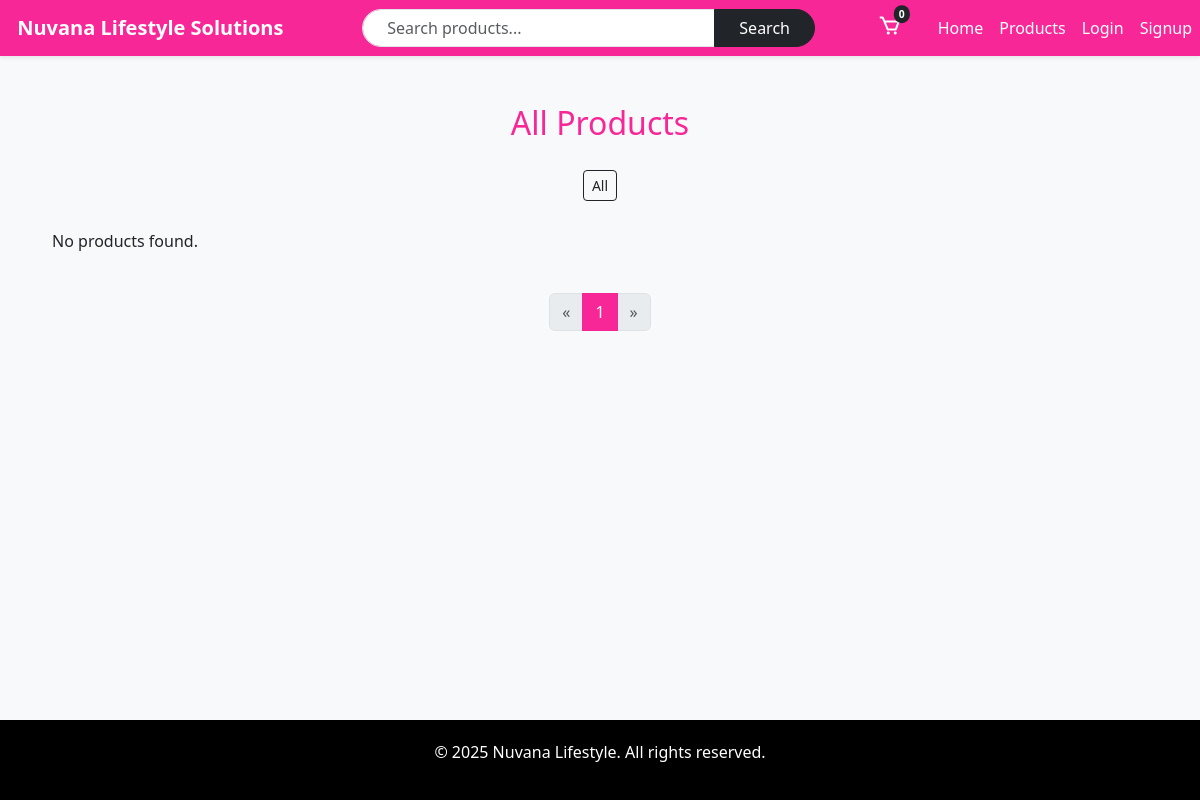
Page /products/?category=female on the earlier database version.
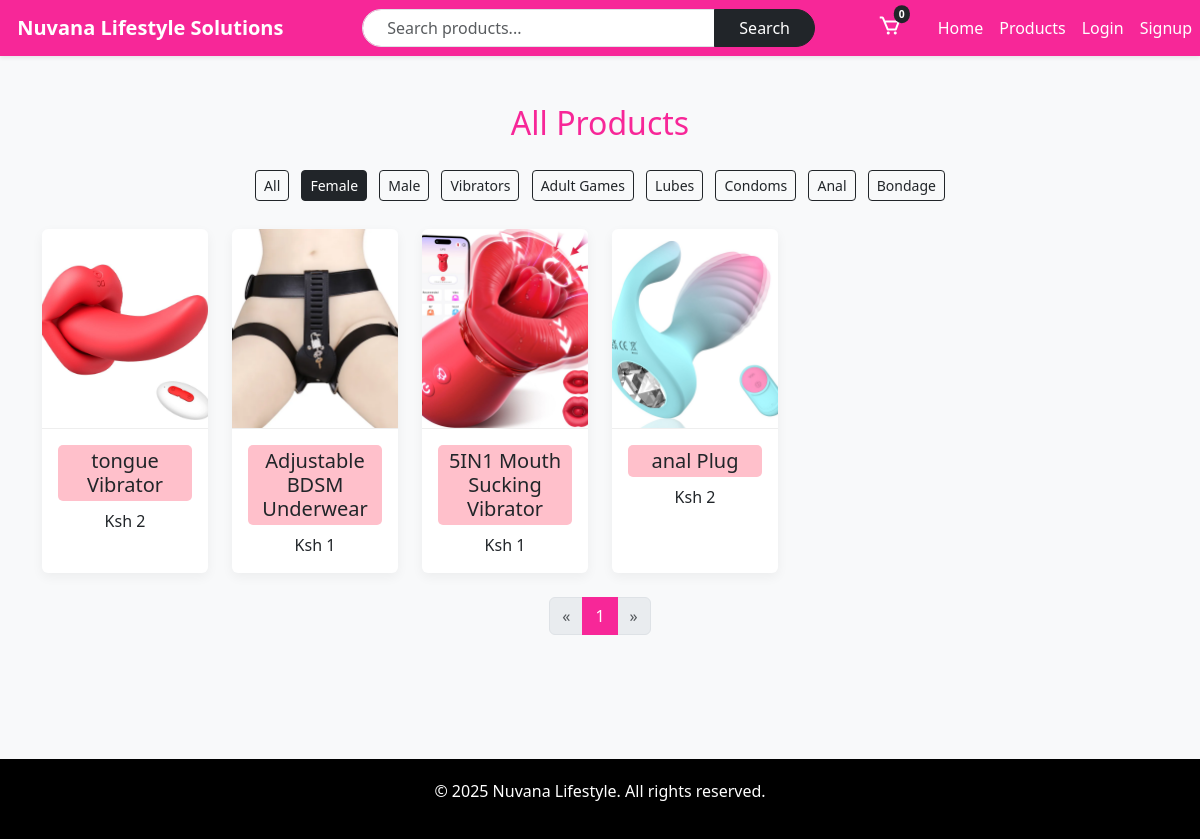
Same page on the later database version.
### core/models.py (models this page shows, shortened)
class Category(models.Model):
    slug = models.SlugField(unique=True)  # e.g., 'vibrators'
    name = models.CharField(max_length=50)  # e.g., 'Vibrators'

class Product(models.Model):
    name = models.CharField(max_length=100)
    price = models.IntegerField()
    main_image = models.ImageField(upload_to='products/')
    image_1 = models.ImageField(upload_to='products/', blank=True, null=True)
    image_2 = models.ImageField(upload_to='products/', blank=True, null=True)
    image_3 = models.ImageField(upload_to='products/', blank=True, null=True)
    image_4 = models.ImageField(upload_to='products/', blank=True, null=True)
    spec_1 = models.CharField(max_length=255, blank=True, null=True)
    spec_2 = models.CharField(max_length=255, blank=True, null=True)
    spec_3 = models.CharField(max_length=255, blank=True, null=True)
    spec_4 = models.CharField(max_length=255, blank=True, null=True)
    categories = models.ManyToManyField(Category, related_name='products')
    is_featured = models.BooleanField(default=False)
    is_new = models.BooleanField(default=False)
    created_at = models.DateTimeField(default=timezone.now)

### core/views.py (the view)
# urls.py: path('products/', views.products_list, name='products'),
def products_list(request):
    categories = Category.objects.all()
    selected_category_slug = request.GET.get('category')
    if selected_category_slug == "all" or selected_category_slug is None:
        products = Product.objects.all()
    else:
        products = Product.objects.filter(categories__slug=selected_category_slug)
    paginator = Paginator(products, 20)
    page_number = request.GET.get('page')
    page_obj = paginator.get_page(page_number)
    context = {
        'categories': categories,
        'products': page_obj,
        'selected_category': selected_category_slug,
    }
    return render(request, 'core/products.html', context)

### cart/context_processors.py (called while the page is built)
def cart_item_count(request):
    count = 0
    if not request.session.session_key:
        request.session.create()
    session_key = request.session.session_key
    try:
        if request.user.is_authenticated:
            cart = Cart.objects.get(user=request.user)
        else:
            cart = Cart.objects.get(session_key=session_key, user=None)
        count = sum(item.quantity for item in cart.items.all())
    except Cart.DoesNotExist:
        pass
    return {'cart_count': count}

### core/templates/core/products.html
{% extends 'base.html' %} {% load static %} {% block content %}
<link rel="stylesheet" href="{% static 'core/core.css' %}" />
<section class="py-5">
  <div class="container">
    <h2 class="text-center mb-4" style="color: var(--purple)">All Products</h2>
    <div class="mb-4 text-center">
      <a
        href="{% url 'products' %}?category=all"
        class="btn btn-outline-dark m-1 {% if selected_category == 'all' or not selected_category %}active{% endif %} btn-sm btn-responsive"
      >
        All
      </a>
      {% for category in categories %}
      <a
        href="{% url 'products' %}?category={{ category.slug }}"
        class="btn btn-outline-dark m-1 {% if selected_category == category.slug %}active{% endif %} btn-sm btn-responsive"
      >
        {{ category.name }}
      </a>
      {% endfor %}
    </div>
    <div class="row row-cols-2 row-cols-sm-2 row-cols-md-3 row-cols-lg-6 g-4">
      {% for product in products %}
      <div class="col">
        <a
          href="{% url 'product_detail' product.pk %}"
          class="text-decoration-none text-dark"
        >
          <div class="card product-card text-center h-100">
            <img
              src="{{ product.main_image.url }}"
              class="card-img-top product-img img-fluid"
              alt="{{ product.name }}"
            />
            <div class="card-body">
              <h5
                class="card-title"
                style="
                  background-color: #ffc0cb;
                  padding: 4px;
                  border-radius: 5px;
                "
              >
                {{ product.name }}
              </h5>
              <p class="card-text">Ksh {{ product.price|floatformat:0 }}</p>
            </div>
          </div>
        </a>
      </div>
      {% empty %}
      <p class="text-center">No products found.</p>
      {% endfor %}
    </div>
    <div class="mt-4 d-flex justify-content-center">
      <nav aria-label="Page navigation">
        <ul class="pagination">
          {% if products.has_previous %}
          <li class="page-item">
            <a
              class="page-link"
              href="?{% if selected_category %}category={{ selected_category }}&{% endif %}page={{ products.previous_page_number }}"
              aria-label="Previous"
            >
              &laquo;
            </a>
          </li>
          {% else %}
          <li class="page-item disabled">
            <span class="page-link">&laquo;</span>
          </li>
          {% endif %} {% for num in products.paginator.page_range %}
          <li
            class="page-item {% if products.number == num %}active{% endif %}"
          >
            <a
              class="page-link"
              href="?{% if selected_category %}category={{ selected_category }}&{% endif %}page={{ num }}"
            >
              {{ num }}
            </a>
          </li>
          {% endfor %} {% if products.has_next %}
          <li class="page-item">
            <a
              class="page-link"
              href="?{% if selected_category %}category={{ selected_category }}&{% endif %}page={{ products.next_page_number }}"
              aria-label="Next"
            >
              &raquo;
            </a>
          </li>
          {% else %}
          <li class="page-item disabled">
            <span class="page-link">&raquo;</span>
          </li>
          {% endif %}
        </ul>
      </nav>
    </div>
  </div>
</section>
{% endblock %}

### templates/base.html (shortened to what this page needs)
{% load static %}
<!DOCTYPE html>
<html lang="en">
  <head>
    <link
      href="https://cdn.jsdelivr.net/npm/bootstrap@5.3.0/dist/css/bootstrap.min.css"
      rel="stylesheet"
    />
    <link
      href="https://unpkg.com/boxicons@2.1.4/css/boxicons.min.css"
      rel="stylesheet"
    />
    <link rel="stylesheet" href="{% static 'base.css' %}" />
  </head>
  <body>
    <nav class="navbar navbar-expand-lg shadow-sm">
      <div class="container d-flex align-items-center justify-content-between">
        <a class="navbar-brand fw-bold" href="{% url 'home' %}">
           Nuvana Lifestyle Solutions
        </a>
        <form
          class="d-none d-lg-flex w-50"
          method="GET"
          action="{% url 'product_search' %}"
        >
          <div class="input-group w-100">
            <input
              type="search"
              name="q"
              class="form-control rounded-start-pill px-4"
              placeholder="Search products..."
              aria-label="Search"
            />
            <button class="btn btn-dark rounded-end-pill px-4" type="submit">
              Search
            </button>
          </div>
        </form>
        <div class="d-none d-lg-flex align-items-center">
          <a
            href="{% url 'view_cart' %}"
            class="position-relative text-white me-3"
            aria-label="Cart"
          >
            <i class="bx bx-cart fs-4"></i>
            <span
              class="position-absolute top-0 start-100 translate-middle badge rounded-pill bg-dark"
            >
              {{ cart_count }}
            </span>
          </a>
        </div>
      </div>
      <div class="collapse navbar-collapse" id="navbarNav">
        <ul class="navbar-nav ms-auto">
          <li class="nav-item">
            <a class="nav-link" href="{% url 'home' %}">Home</a>
          </li>
          <li class="nav-item">
            <a class="nav-link" href="{% url 'products' %}">Products</a>
          </li>
          {% if user.is_authenticated %}
          <li class="nav-item">
            <a class="nav-link" href="{% url 'logout' %}">Logout</a>
          </li>
          {% else %}
          <li class="nav-item">
            <a class="nav-link" href="{% url 'login' %}">Login</a>
          </li>
          <li class="nav-item">
            <a class="nav-link" href="{% url 'register' %}">Signup</a>
          </li>
          {% endif %}
        </ul>
      </div>
    </nav>
    <div class="wrapper">{% block content %}{% endblock %}</div>
    <footer class="text-center">
      <div class="container">
        <p>&copy; 2025 Nuvana Lifestyle. All rights reserved.</p>
      </div>
    </footer>
  </body>
</html>

### static/base.css (style rules this page uses)
:root { --purple: #f72798; --black: #000000; --green: #1a5d1a; --gold: #f57d1f; }
body { font-family: "Segoe UI", sans-serif; background-color: #f8f9fa; display: flex; flex-direction: column; }
html, body { height: 100%; margin: 0; }
.wrapper { flex: 1; }
.navbar { background-color: var(--purple); }
.navbar-brand, .nav-link { color: #fff !important; }
.badge { font-size: 0.75rem; padding: 0.35em 0.6em; }
.navbar .badge { font-size: 0.65rem; padding: 0.35em 0.5em; }
footer { background-color: var(--black); color: #fff; padding: 20px 0; margin-top: 60px; }

### core/static/core/core.css (style rules this page uses)
:root { --purple: #f72798; --black: #000000; --green: #1a5d1a; --gold: #f57d1f; }
.product-card { transition: 0.3s; border: none; height: 100%; }
.product-img { width: 100%; height: auto; max-height: 200px; object-fit: cover; border-top-left-radius: 0.5rem; border-top-right-radius: 0.5rem; }
.page-item.active .page-link { background-color: var(--purple); color: white; border-color: var(--purple); }
.card-img-top { height: 220px; object-fit: cover; border-bottom: 1px solid #eee; }
.card { border: none; box-shadow: 0 4px 12px rgba(0, 0, 0, 0.05); transition: transform 0.2s ease, box-shadow 0.2s ease; }

Differences in the rows shown:
added Category: name "Female", slug "female" (drawn)
added Category: name "Male"
added Category: name "Vibrators"
added Category: name "Adult Games"
added Category: name "Lubes"
added Category: name "Condoms"
added Category: name "Anal"
added Category: name "Bondage"
added Product: main_image (picture), name "tongue Vibrator", price "2"
added Product: main_image (picture), name "Adjustable BDSM Underwear", price "1"
added Product: main_image (picture), name "5IN1 Mouth Sucking Vibrator", price "1"
added Product: main_image (picture), name "anal Plug", price "2"
Other differences:
text no longer shown: "No products found."
